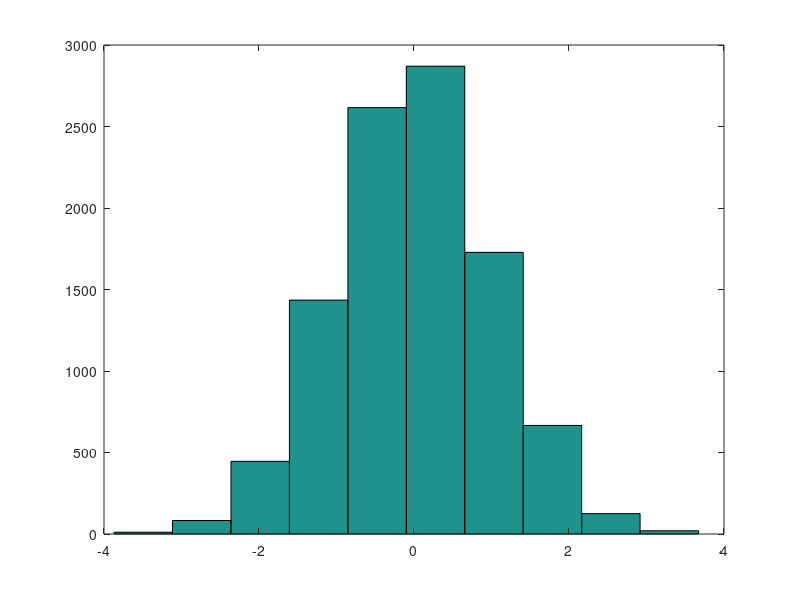

Reproduce this figure in MATLAB.
% mychi2gof.m

% An example of using the chi-squared gooodness-of-fit test

% the columns are G and L (or two different experimental conditions)
T = randn(10000,1)
hist(T)
  
[h,p,stats] = chi2gof(T(:));

if h==0, 
    % does not reject null hypothesis
    display('Chi2gof: Does not reject normality')
else
    % does reject null hypothesis
    display('Chi2gof: Does reject normality')
end
p
stats
